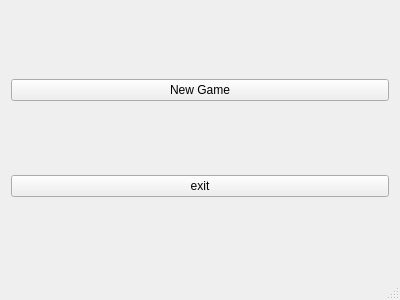
<?xml version="1.0" encoding="UTF-8"?>
<ui version="4.0">
 <class>MainWindow</class>
 <widget class="QMainWindow" name="MainWindow">
  <property name="geometry">
   <rect>
    <x>0</x>
    <y>0</y>
    <width>400</width>
    <height>300</height>
   </rect>
  </property>
  <property name="windowTitle">
   <string>MainWindow</string>
  </property>
  <widget class="QWidget" name="centralWidget">
   <layout class="QGridLayout" name="gridLayout">
    <item row="0" column="0">
     <widget class="QPushButton" name="pushButton">
      <property name="text">
       <string>New Game</string>
      </property>
     </widget>
    </item>
    <item row="1" column="0">
     <widget class="QPushButton" name="pushButton_2">
      <property name="text">
       <string>exit</string>
      </property>
     </widget>
    </item>
   </layout>
  </widget>
  <widget class="QStatusBar" name="statusBar"/>
 </widget>
 <layoutdefault spacing="6" margin="11"/>
 <resources/>
 <connections/>
</ui>
